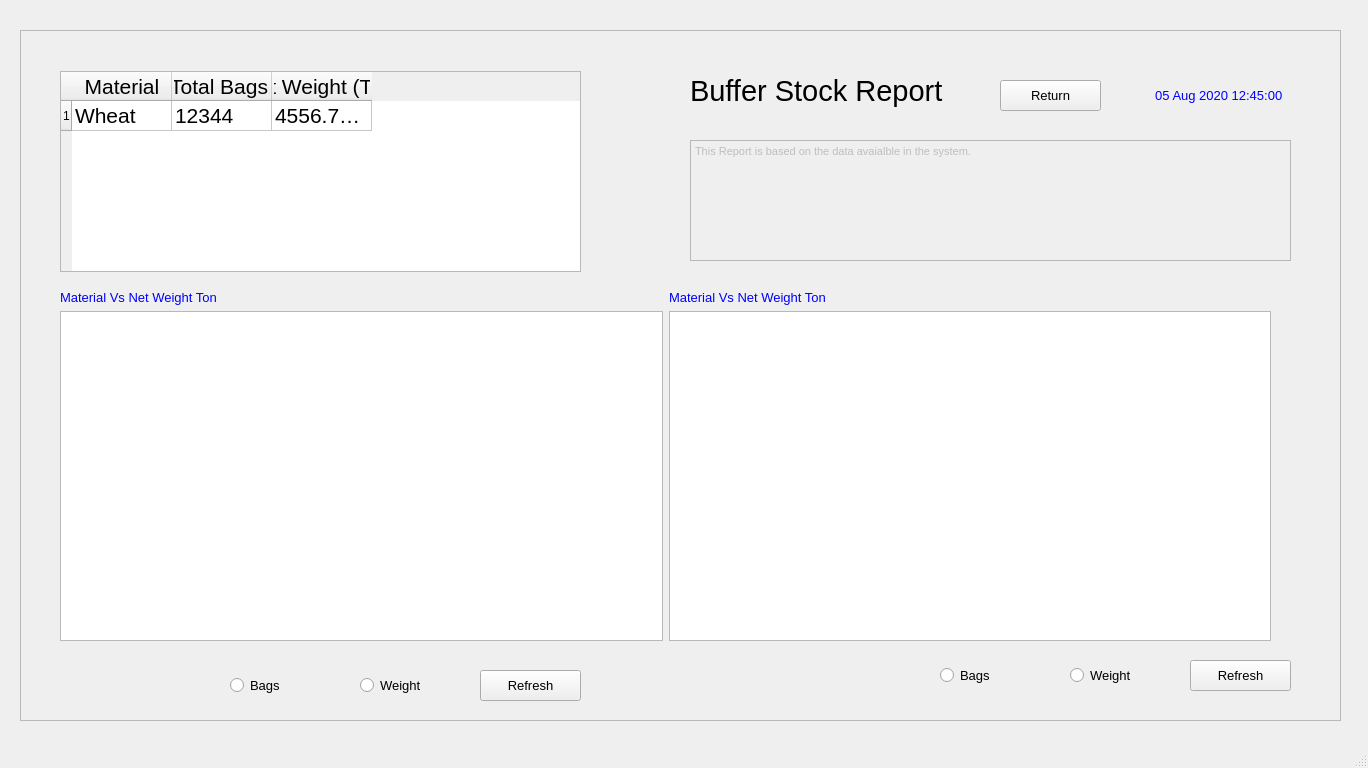
<?xml version="1.0" encoding="UTF-8"?>
<ui version="4.0">
 <class>MainWindow</class>
 <widget class="QMainWindow" name="MainWindow">
  <property name="geometry">
   <rect>
    <x>0</x>
    <y>0</y>
    <width>1368</width>
    <height>768</height>
   </rect>
  </property>
  <property name="baseSize">
   <size>
    <width>0</width>
    <height>0</height>
   </size>
  </property>
  <property name="windowTitle">
   <string>MainWindow</string>
  </property>
  <widget class="QWidget" name="centralwidget">
   <widget class="QFrame" name="frame">
    <property name="geometry">
     <rect>
      <x>20</x>
      <y>30</y>
      <width>1321</width>
      <height>691</height>
     </rect>
    </property>
    <property name="frameShape">
     <enum>QFrame::StyledPanel</enum>
    </property>
    <property name="frameShadow">
     <enum>QFrame::Raised</enum>
    </property>
    <widget class="QLabel" name="label_20">
     <property name="geometry">
      <rect>
       <x>1120</x>
       <y>50</y>
       <width>161</width>
       <height>31</height>
      </rect>
     </property>
     <property name="font">
      <font>
       <family>MS Shell Dlg 2</family>
       <pointsize>10</pointsize>
       <weight>50</weight>
       <bold>false</bold>
       <underline>false</underline>
      </font>
     </property>
     <property name="styleSheet">
      <string notr="true">color: rgb(0, 0, 255);</string>
     </property>
     <property name="text">
      <string>05 Aug 2020 12:45:00 </string>
     </property>
     <property name="alignment">
      <set>Qt::AlignCenter</set>
     </property>
    </widget>
    <widget class="QPushButton" name="pushButton_8">
     <property name="geometry">
      <rect>
       <x>980</x>
       <y>50</y>
       <width>101</width>
       <height>31</height>
      </rect>
     </property>
     <property name="font">
      <font>
       <pointsize>10</pointsize>
      </font>
     </property>
     <property name="text">
      <string>Return</string>
     </property>
    </widget>
    <widget class="QLabel" name="label">
     <property name="geometry">
      <rect>
       <x>670</x>
       <y>40</y>
       <width>261</width>
       <height>41</height>
      </rect>
     </property>
     <property name="font">
      <font>
       <pointsize>22</pointsize>
      </font>
     </property>
     <property name="text">
      <string>Buffer Stock Report</string>
     </property>
    </widget>
    <widget class="QTableWidget" name="tableWidget">
     <property name="geometry">
      <rect>
       <x>40</x>
       <y>41</y>
       <width>521</width>
       <height>201</height>
      </rect>
     </property>
     <row>
      <property name="text">
       <string>1</string>
      </property>
     </row>
     <column>
      <property name="text">
       <string>Material</string>
      </property>
      <property name="font">
       <font>
        <pointsize>16</pointsize>
       </font>
      </property>
     </column>
     <column>
      <property name="text">
       <string>Total Bags.</string>
      </property>
      <property name="font">
       <font>
        <family>MS Shell Dlg 2</family>
        <pointsize>16</pointsize>
       </font>
      </property>
     </column>
     <column>
      <property name="text">
       <string>Net Weight (Ton)</string>
      </property>
      <property name="font">
       <font>
        <pointsize>16</pointsize>
       </font>
      </property>
      <property name="background">
       <color>
        <red>255</red>
        <green>255</green>
        <blue>255</blue>
       </color>
      </property>
     </column>
     <item row="0" column="0">
      <property name="text">
       <string>Wheat</string>
      </property>
      <property name="font">
       <font>
        <family>MS Shell Dlg 2</family>
        <pointsize>16</pointsize>
        <weight>50</weight>
        <bold>false</bold>
       </font>
      </property>
     </item>
     <item row="0" column="1">
      <property name="text">
       <string>12344</string>
      </property>
      <property name="font">
       <font>
        <pointsize>16</pointsize>
       </font>
      </property>
     </item>
     <item row="0" column="2">
      <property name="text">
       <string>4556.7885475467567567</string>
      </property>
      <property name="font">
       <font>
        <pointsize>16</pointsize>
       </font>
      </property>
     </item>
    </widget>
    <widget class="QRadioButton" name="radioButton">
     <property name="geometry">
      <rect>
       <x>210</x>
       <y>640</y>
       <width>101</width>
       <height>31</height>
      </rect>
     </property>
     <property name="font">
      <font>
       <pointsize>10</pointsize>
      </font>
     </property>
     <property name="text">
      <string>Bags</string>
     </property>
    </widget>
    <widget class="QRadioButton" name="radioButton_2">
     <property name="geometry">
      <rect>
       <x>340</x>
       <y>640</y>
       <width>101</width>
       <height>31</height>
      </rect>
     </property>
     <property name="font">
      <font>
       <pointsize>10</pointsize>
      </font>
     </property>
     <property name="text">
      <string>Weight</string>
     </property>
    </widget>
    <widget class="QPushButton" name="pushButton_9">
     <property name="geometry">
      <rect>
       <x>460</x>
       <y>640</y>
       <width>101</width>
       <height>31</height>
      </rect>
     </property>
     <property name="font">
      <font>
       <pointsize>10</pointsize>
      </font>
     </property>
     <property name="text">
      <string>Refresh</string>
     </property>
    </widget>
    <widget class="QRadioButton" name="radioButton_3">
     <property name="geometry">
      <rect>
       <x>920</x>
       <y>630</y>
       <width>101</width>
       <height>31</height>
      </rect>
     </property>
     <property name="font">
      <font>
       <pointsize>10</pointsize>
      </font>
     </property>
     <property name="text">
      <string>Bags</string>
     </property>
    </widget>
    <widget class="QPushButton" name="pushButton_10">
     <property name="geometry">
      <rect>
       <x>1170</x>
       <y>630</y>
       <width>101</width>
       <height>31</height>
      </rect>
     </property>
     <property name="font">
      <font>
       <pointsize>10</pointsize>
      </font>
     </property>
     <property name="text">
      <string>Refresh</string>
     </property>
    </widget>
    <widget class="QRadioButton" name="radioButton_4">
     <property name="geometry">
      <rect>
       <x>1050</x>
       <y>630</y>
       <width>101</width>
       <height>31</height>
      </rect>
     </property>
     <property name="font">
      <font>
       <pointsize>10</pointsize>
      </font>
     </property>
     <property name="text">
      <string>Weight</string>
     </property>
    </widget>
    <widget class="QTextEdit" name="textEdit">
     <property name="enabled">
      <bool>false</bool>
     </property>
     <property name="geometry">
      <rect>
       <x>670</x>
       <y>110</y>
       <width>601</width>
       <height>121</height>
      </rect>
     </property>
     <property name="html">
      <string>&lt;!DOCTYPE HTML PUBLIC &quot;-//W3C//DTD HTML 4.0//EN&quot; &quot;http://www.w3.org/TR/REC-html40/strict.dtd&quot;&gt;
&lt;html&gt;&lt;head&gt;&lt;meta name=&quot;qrichtext&quot; content=&quot;1&quot; /&gt;&lt;style type=&quot;text/css&quot;&gt;
p, li { white-space: pre-wrap; }
&lt;/style&gt;&lt;/head&gt;&lt;body style=&quot; font-family:'MS Shell Dlg 2'; font-size:8.25pt; font-weight:400; font-style:normal;&quot;&gt;
&lt;p style=&quot; margin-top:0px; margin-bottom:0px; margin-left:0px; margin-right:0px; -qt-block-indent:0; text-indent:0px;&quot;&gt;This Report is based on the data avaialble in the system. &lt;/p&gt;&lt;/body&gt;&lt;/html&gt;</string>
     </property>
    </widget>
    <widget class="QWidget" name="">
     <property name="geometry">
      <rect>
       <x>40</x>
       <y>260</y>
       <width>1211</width>
       <height>351</height>
      </rect>
     </property>
     <layout class="QGridLayout" name="gridLayout">
      <item row="0" column="0">
       <widget class="QLabel" name="label_21">
        <property name="font">
         <font>
          <family>MS Shell Dlg 2</family>
          <pointsize>10</pointsize>
          <weight>50</weight>
          <bold>false</bold>
          <underline>false</underline>
         </font>
        </property>
        <property name="styleSheet">
         <string notr="true">color: rgb(0, 0, 255);</string>
        </property>
        <property name="text">
         <string>Material Vs Net Weight Ton</string>
        </property>
        <property name="alignment">
         <set>Qt::AlignLeading|Qt::AlignLeft|Qt::AlignVCenter</set>
        </property>
       </widget>
      </item>
      <item row="0" column="1">
       <widget class="QLabel" name="label_22">
        <property name="font">
         <font>
          <family>MS Shell Dlg 2</family>
          <pointsize>10</pointsize>
          <weight>50</weight>
          <bold>false</bold>
          <underline>false</underline>
         </font>
        </property>
        <property name="styleSheet">
         <string notr="true">color: rgb(0, 0, 255);</string>
        </property>
        <property name="text">
         <string>Material Vs Net Weight Ton</string>
        </property>
        <property name="alignment">
         <set>Qt::AlignLeading|Qt::AlignLeft|Qt::AlignVCenter</set>
        </property>
       </widget>
      </item>
      <item row="1" column="0">
       <widget class="QGraphicsView" name="graphicsView_2"/>
      </item>
      <item row="1" column="1">
       <widget class="QGraphicsView" name="graphicsView"/>
      </item>
     </layout>
    </widget>
   </widget>
  </widget>
  <widget class="QMenuBar" name="menubar">
   <property name="geometry">
    <rect>
     <x>0</x>
     <y>0</y>
     <width>1368</width>
     <height>21</height>
    </rect>
   </property>
  </widget>
  <widget class="QStatusBar" name="statusbar"/>
 </widget>
 <resources/>
 <connections/>
</ui>
